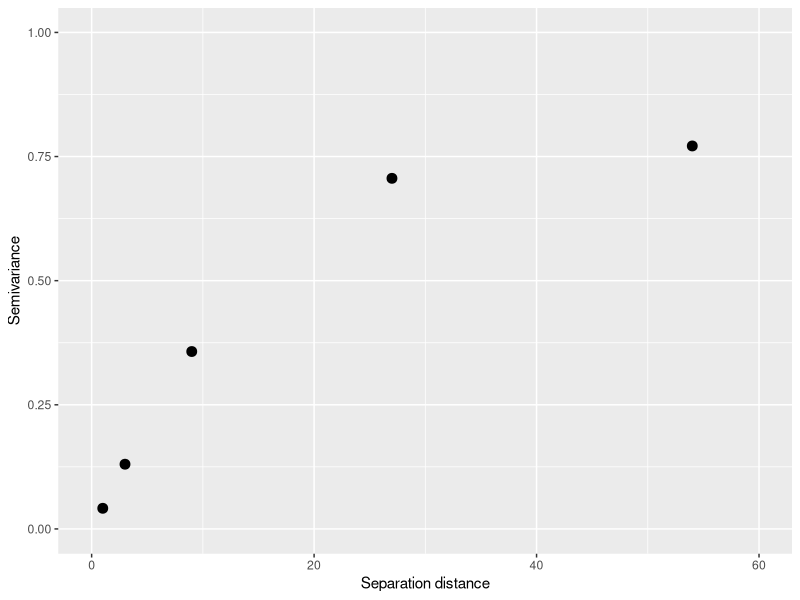

R code for this plot:
# load relevant packages
library(sp)
library(ggplot2)

#Define fucntion for simple random sampling of pairs of points with separation disatnce h

SIpairs<-function(h,n,area){
    i<-1
    xy<-coordinates(area)
    y<-matrix(nrow=n,ncol=2)
    dx<-numeric(length=2)
    while (i <= n) {
        id1<-sample(x=1:length(area),1)
        y[i,1]<-area$z[id1]
        xy1st<-xy[id1,]
        angle<-runif(n=1,min=0,max=2*pi)
        dx[1]=h*sin(angle)
        dx[2]=h*cos(angle)
        xy2nd<-xy1st+dx
        xy2nd<-as.data.frame(t(xy2nd))
        coordinates(xy2nd)<-~s1+s2
        res<-as.numeric(over(x=xy2nd,y=area))[1]
        if (!is.na(res)) {y[i,2]<-res 
                          i<-i+1}
        rm(xy2nd)
    }
    ydf<-as.data.frame(y)
    names(ydf)<-c("z1","z2")
    ydf$h<-h
    return(ydf)
}

#Read simulated field

grd <- read.csv(file="Data/SimulatedField_1Exp(25).csv")
names(grd)[3] <- "z"
coordinates(grd) <- ~ s1+s2
gridded(grd) <- T

cellsize<-1

#Randomly select two points at fixed distance, and repeat this many times
set.seed(314)
samplesize<-100

#Give separation distances in number of cells
h<-c(1,3,9,27,54)
h<-h*cellsize

allpairs<-NULL
for (i in 1:length(h)){
  pairs<-SIpairs(h=h[i],n=samplesize,area=grd)
  allpairs <- rbind(allpairs,pairs)
}

gammah<-vargammah<-numeric(length=length(h))

for (i in 1:length(h)){
  ids<-which(allpairs$h==h[i])
  mysample<-allpairs[ids,]
  gammah[i]<-mean((mysample$z1-mysample$z2)^2,na.rm=TRUE)/2 
  vargammah[i]<-var((mysample$z1-mysample$z2)^2,na.rm=TRUE)/(samplesize*4)
}

#Plot sample variogram

samplevariogram<-data.frame(h,gammah,vargammah)
ggplot(data=samplevariogram) +
    geom_point(mapping = aes(x = h,y=gammah),size = 3) +
    scale_x_continuous(name = "Separation distance",limits=c(0,60)) +
    scale_y_continuous(name="Semivariance",limits=c(0,1))

#Fit model

spherical <- function(h, range, psill) {
  h <- h/range
  psill*ifelse(h < 1, (1.5 * h - 0.5 * h^3),1)
}

sphericalnugget <- function(h, range, psill, nugget) {
    h <- h/range
    nugget + psill*ifelse(h < 1, (1.5 * h - 0.5 * h^3),1)
}

exponential <- function(h, range, psill, nugget) {
  h <- h/range
  psill*(1-(exp(-h)))
}

exponentialnugget <- function(h, range, psill, nugget) {
    h <- h/range
    nugget + psill*(1-(exp(-h)))
}


fit.var <- nls(gammah~exponential(h,range,psill),
               data = samplevariogram,
               start=list(psill=0.9, range=30),
               weights=1/vargammah,
               trace=T)

allpars<-NULL
nboot<-10
for (j in 1:nboot) {
  #select bootstrap sample for each lag and compute semivariance
  gammah<-vargammah<-numeric(length=length(h))
  for (i in 1:length(h)){
    ids<-which(allpairs$h==h[i])
    pairs<-allpairs[ids,]
    mysampleids<-sample.int(samplesize,size=samplesize,replace=TRUE)
    mysample<-pairs[mysampleids,]
    gammah[i]<-mean((mysample$z1-mysample$z2)^2,na.rm=TRUE)/2 
    vargammah[i]<-var((mysample$z1-mysample$z2)^2,na.rm=TRUE)/(samplesize*4)
  }
  
  
  #fit model
  samplevariogram<-data.frame(h,gammah,vargammah)
  fittedvariogram <- nls(gammah~exponential(h,range,psill),
                         data = samplevariogram,
                         start=list(psill=0.9, range=30),
                         weights=1/vargammah) 
  pars<-coef(fittedvariogram)
  allpars<-rbind(allpars,pars)
}

#compute variance-covariance matrix of two variogram parameters
var(allpars)
